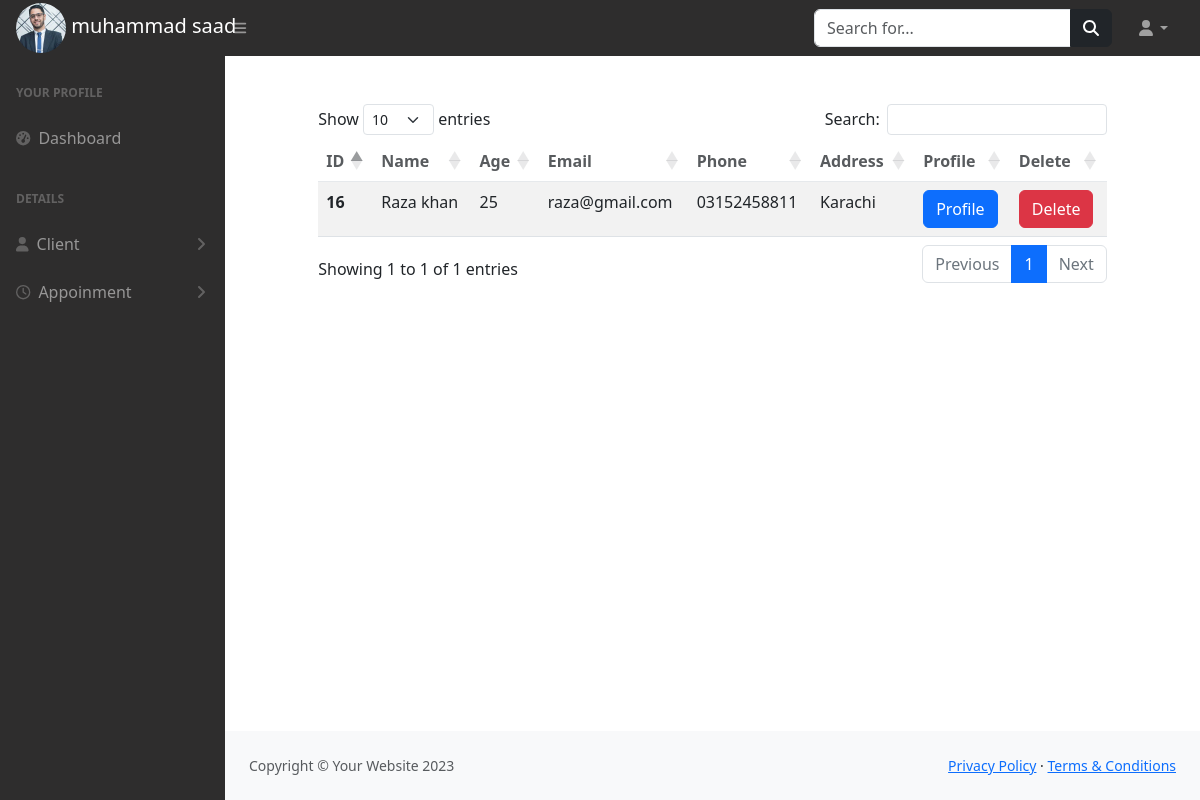
Screenshot of /lawyer-panel/viewclient.php (signed in) with the database file from the repository.
### tables this page shows
CREATE TABLE `lawyer` (
  `id` int(255) NOT NULL,
  `name` varchar(255) NOT NULL,
  `case` int(255) NOT NULL,
  `email` varchar(255) NOT NULL,
  `password` varchar(255) NOT NULL,
  `phone` int(255) NOT NULL,
  `experience` varchar(255) NOT NULL,
  `address` text NOT NULL,
  `image` varchar(255) NOT NULL
);

CREATE TABLE `client_register` (
  `id` int(255) NOT NULL,
  `name` varchar(255) NOT NULL,
  `age` int(255) NOT NULL,
  `email` varchar(255) NOT NULL,
  `password` varchar(255) NOT NULL,
  `phone` varchar(255) NOT NULL,
  `address` text NOT NULL,
  `image` varchar(255) NOT NULL
);

### lawyer-panel/viewclient.php (the view, shortened to what this page needs)
<?php
include('includes/header.php');
include('includes/topbar.php');
include('includes/sidebar.php');
include("../config.php");
$client="SELECT * FROM `client_register`";
$conn_client=mysqli_query($connection,$client);
if (mysqli_num_rows($conn_client)>0) {
?>
<div class="container-fluid mt-5">
<div class="row justify-content-center">
    <div class="col-xl-10 col-lg-12 col-md-9">
    <table id="example" class="table table-striped" style="width:100%">
        <thead class="bg-warning p-2 text-dark bg-opacity-10" style="opacity: 75%;">
            <tr>
            <th scope="col">ID</th>
            <th scope="col">Name</th>
            <th scope="col">Age</th>
            <th scope="col">Email</th>
            <th scope="col">Phone</th>
            <th scope="col">Address</th>
            <th scope="col">Profile</th>
            <th scope="col">Delete</th>
            </tr>
        </thead>
        <tbody>
            <?php
            while ($data=mysqli_fetch_assoc($conn_client)) {
            ?>
            <th scope="row"><?php echo $data['id']?></th>
            <td><?php echo $data['name']?></td>
            <td><?php echo $data['age']?></td>
            <td><?php echo $data['email']?></td>
            <td><?php echo $data['phone']?></td>
            <td><?php echo $data['address']?></td>
            <td ><a href="clientprofile.php?id=<?php echo $data['id']?>" class="btn btn-primary">Profile</a></td>
            <td ><a href="clientdelete.php?id=<?php echo $data['id']?>"  class="btn btn-danger">Delete</a></td>
        <?php
        }
    }
        ?>
        </tbody>
    </table>
    </div>
</div>
</div>
</body>
</html>
<?php
include("includes/footer.php");
?>

### lawyer-panel/includes/topbar.php (shortened to what this page needs)
<nav class="sb-topnav navbar navbar-expand navbar-dark" style="background-color:#2e2d2d;" >
            <?php
            include("../config.php");
            $id=$_SESSION['id'];
            $query="SELECT*FROM `lawyer` as l inner join `cases` as c on l.case=c.cid where id='$id'";
            $run=mysqli_query($connection,$query);
            if (mysqli_num_rows($run)>0) {
                while ($data=mysqli_fetch_assoc($run)) {
            ?>
            <a class="navbar-brand ps-3 mt-3 mb-3 " href="">
                <img src="<?php echo '../admin-panel/image/' .$data['image']?>" width="50px" style="border-radius:25px;"  alt="">
                <span><?php echo $data['name']?></span>
            </a>
            <?php }
            } ?>
            <button class="btn btn-link btn-sm order-1 order-lg-0 me-4 me-lg-0" id="sidebarToggle" href="#!"><i class="fas fa-bars"></i></button>
            <form class="d-none d-md-inline-block form-inline ms-auto me-0 me-md-3 my-2 my-md-0">
                <div class="input-group">
                    <input class="form-control" type="text" placeholder="Search for..." aria-label="Search for..." aria-describedby="btnNavbarSearch" />
                    <button class="btn btn-dark" id="btnNavbarSearch" type="button"><i class="fas fa-search"></i></button>
                </div>
            </form>
            <ul class="navbar-nav ms-auto ms-md-0 me-3 me-lg-4">
                <li class="nav-item dropdown">
                    <a class="nav-link dropdown-toggle" id="navbarDropdown" href="#" role="button" data-bs-toggle="dropdown" aria-expanded="false"><i class="fas fa-user fa-fw"></i></a>
                </li>
            </ul>
        </nav>

### rows the page displays
lawyer: image (picture), name "muhammad saad"
client_register: id "16", name "Raza khan", age "25", email "raza@gmail.com", phone "03152458811", address "Karachi"
